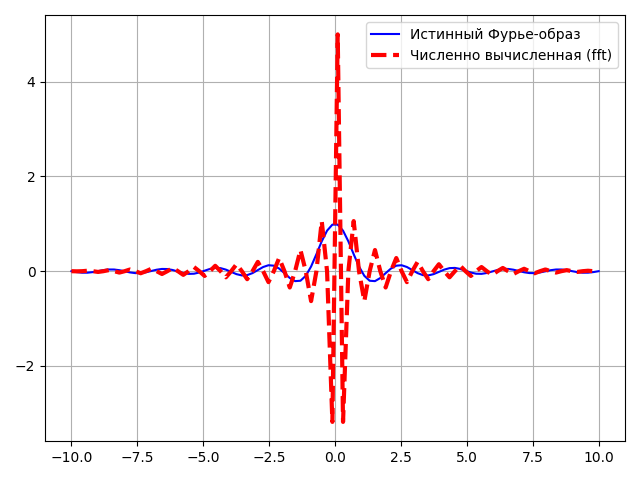
%> input picture semester_4/Frequency methods/Lab5/images/4.png, 640 x 480 px
$ octave lab6.m   (GNU Octave 9; MATLAB toolbox functions it lacks are replaced by stand-ins)
%> lines starting %> are read from the running program, lines starting %| are printed output that depends on the picture
temp = imread("4.png");
%> temp is the input picture: size 480x640x3 uint8; mean R, G, B 249.2, 244.3, 245
img = double(temp)/255;
fourier = fftshift(fft2(img));
ab = abs(fourier); % абсолютные значения
an = angle(fourier); % фазы
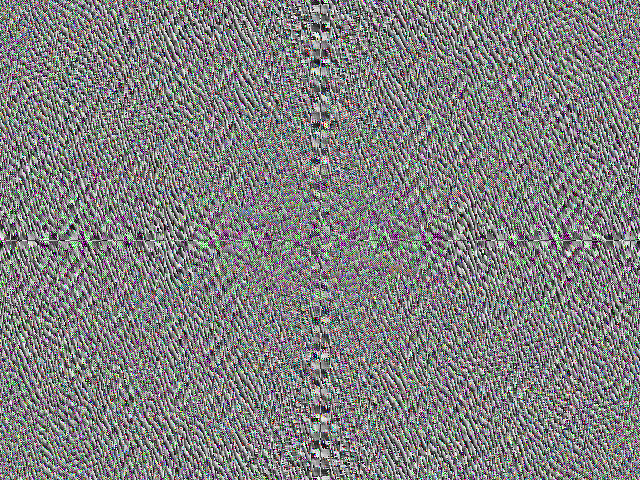
%> an: size 480x640x3 double; mean R, G, B 8.96e-18, 2.15e-18, 1.85e-18; drawn with min black and max white
l = log(ab+1);
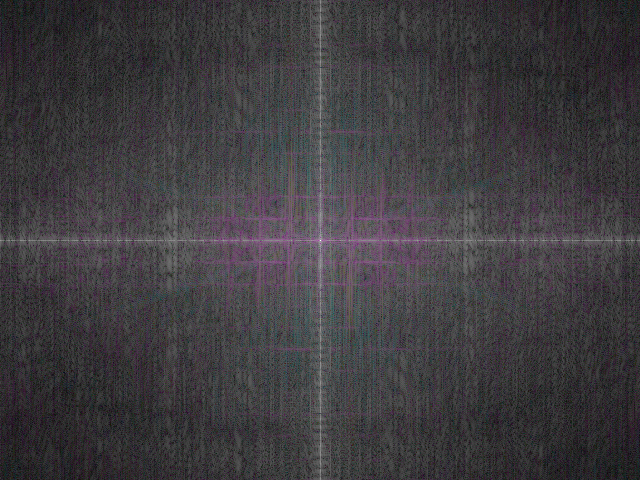
%> l: size 480x640x3 double; mean R, G, B 3.14, 3.01, 3.18; drawn with min black and max white
m = max(l(:));
%> m = 12.61
ul = l/m; % нормирование логарифма
imwrite(ul, "2.png");
imshow(ul, []);
